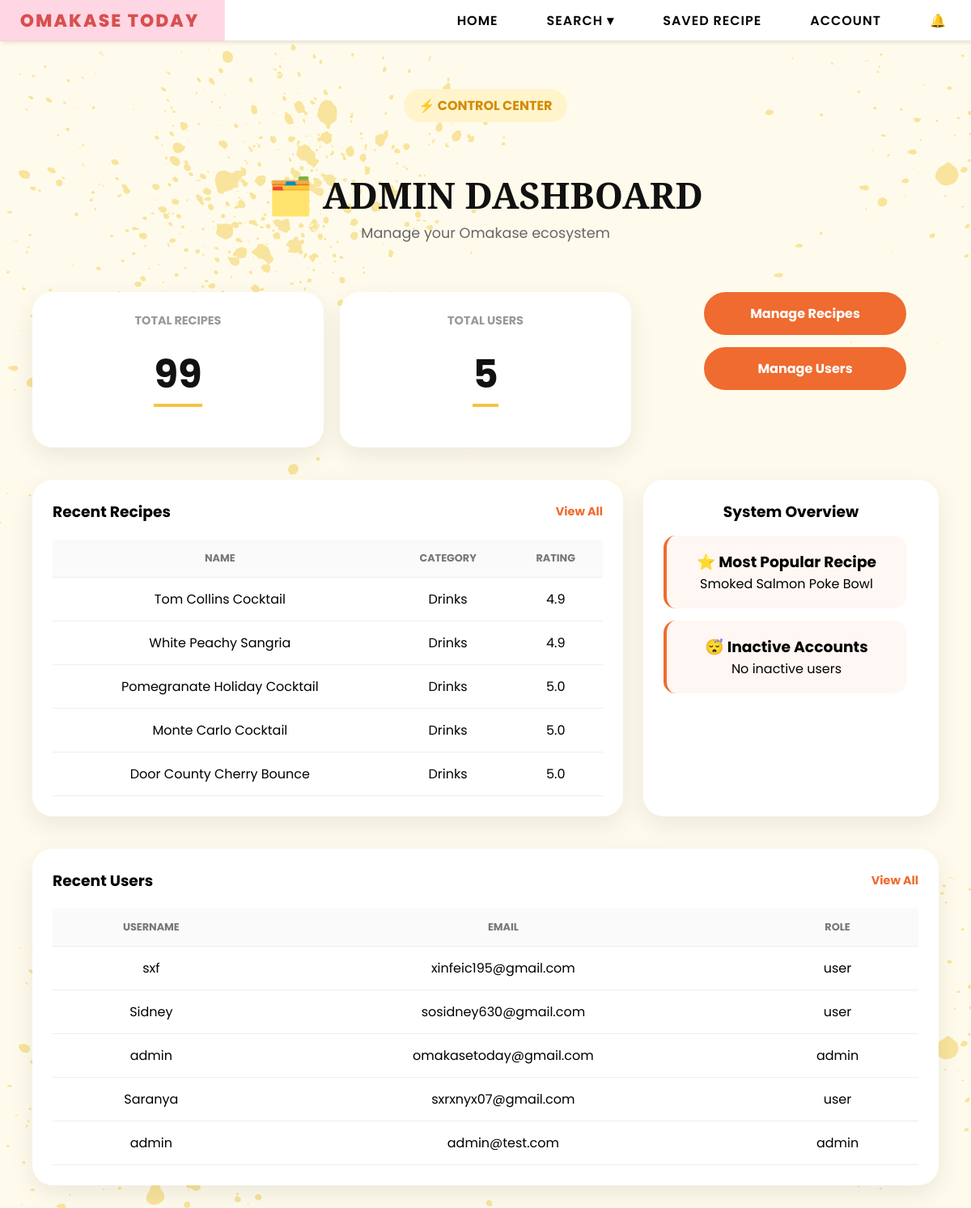
Page /admin (signed in) on the committed database.
### tables this page shows
CREATE TABLE users (
        email TEXT PRIMARY KEY,
        username TEXT,
        password TEXT,
        bio TEXT,
        profile_pic TEXT,
        role TEXT DEFAULT 'user'
    , reset_token TEXT, reset_used INTEGER DEFAULT 0, reset_viewed INTEGER DEFAULT 0, last_login TEXT);

### app.py (the view)
@app.route("/admin")
def admin():
    if session.get("role") != "admin":
        return "403 Forbidden"
    conn = sqlite3.connect(DB_PATH)
    c = conn.cursor()
    six_months_ago = (
        datetime.now() - timedelta(days=180)
    ).strftime("%Y-%m-%d %H:%M:%S")
    c.execute("""
        SELECT COUNT(*)
        FROM users
        WHERE last_login IS NULL
        OR last_login < ?
    """, (six_months_ago,))
    inactive_users = c.fetchone()[0]
    c.execute("""
        SELECT username,email
        FROM users
        WHERE last_login IS NULL
        OR last_login < ?
        LIMIT 3
    """,(
        six_months_ago,
    ))
    inactive_accounts = c.fetchall()
    c.execute("""
        SELECT email, username, role
        FROM users
        ORDER BY rowid DESC
        LIMIT 5
    """)
    recent_users = c.fetchall()
    c.execute("""
        SELECT COUNT(*)
        FROM users
    """)
    total_users = c.fetchone()[0]
    conn.close()
    recent_recipes = (
        Recipe.query
        .order_by(Recipe.id.desc())
        .limit(5)
        .all()
    )
    total_recipes = Recipe.query.count()
    avg_rating = db.session.query(
        func.avg(Recipe.rating)
    ).scalar()
    most_popular = (
        Recipe.query
        .order_by(Recipe.rating.desc())
        .first()
    )
    return render_template(
        "admin.html",
        recent_users=recent_users,
        recent_recipes=recent_recipes,
        total_recipes=total_recipes,
        total_users=total_users,
        avg_rating=round(avg_rating or 0, 1),
        most_popular=most_popular,
        inactive_users=inactive_users,
        inactive_accounts=inactive_accounts
    )

### templates/admin.html (shortened to what this page needs)
{% extends "base.html" %}
{% block content %}
<div class="admin-dashboard">
    <div class="admin-hero">
        <span class="admin-badge">
            ⚡ CONTROL CENTER
        </span>
        <h1 class="admin-main-title">
            🗂️ ADMIN DASHBOARD
        </h1>
        <p class="admin-subtitle">
            Manage your Omakase ecosystem
        </p>
    </div>
    </div>
    <div class="admin-stats">
        <div class="admin-stat-card">
            <h4>Total Recipes</h4>
            <h2>{{ total_recipes }}</h2>
        </div>
        <div class="admin-stat-card">
            <h4>Total Users</h4>
            <h2>{{ total_users }}</h2>
        </div>
        <div class="admin-btn-group">
            <a href="/admin/recipes" class="admin-orange-btn">
                Manage Recipes
            </a>
            <a href="/admin/users" class="admin-orange-btn">
                Manage Users
            </a>
        </div>
    </div>
    <div class="admin-main-grid">
        <div class="admin-panel">
            <div class="panel-header">
                <h3>Recent Recipes</h3>
                <a href="/admin/recipes" class="view-all-btn">
                    View All
                </a>
            </div>
            <table class="admin-table">
                <thead>
                    <tr>
                        <th>Name</th>
                        <th>Category</th>
                        <th>Rating</th>
                    </tr>
                </thead>
                <tbody>
                    {% for r in recent_recipes %}
                    <tr>
                        <td>{{ r.name }}</td>
                        <td>{{ r.meal_category }}</td>
                        <td>{{ r.rating }}</td>
                    </tr>
                    {% endfor %}
                </tbody>
            </table>
        </div>
        <div class="admin-alerts">
            <h3>System Overview</h3>
            <a href="/recipe/{{ most_popular.id }}"
            class="overview-card clickable-card">
                <h3>⭐ Most Popular Recipe</h3>
                <p>
                    {{ most_popular.name }}
                </p>
            </a>
            <a href="/admin/users"
                class="overview-card clickable-card">
                    <h3>
                        😴 Inactive Accounts
                    </h3>
                    {% if inactive_accounts %}
                        {% for user in inactive_accounts %}
                            <div class="inactive-user">
                                <strong>{{ user[0] }}</strong>
                                <small>{{ user[1] }}</small>
                            </div>
                        {% endfor %}
                    {% else %}
                        <p>No inactive users</p>
                    {% endif %}
                </a>
        </div>
    </div>
    <div class="admin-panel" style="margin:40px;">
        <div class="panel-header">
            <h3>Recent Users</h3>
            <a href="/admin/users" class="view-all-btn">
                View All
            </a>
        </div>
        <table class="admin-table">
            <thead>
                <tr>
                    <th>Username</th>
                    <th>Email</th>
                    <th>Role</th>
                </tr>
            </thead>
            <tbody>
                {% for user in recent_users %}
                <tr>
                    <td>{{ user[1] }}</td>
                    <td>{{ user[0] }}</td>
                    <td>{{ user[2] }}</td>
                </tr>
                {% endfor %}
            </tbody>
        </table>
    </div>
{% endblock %}

### rows in the picture
users: username "sxf", email "xinfeic195@gmail.com", role "user"
users: username "Sidney", email "sosidney630@gmail.com", role "user"
users: username "admin", email "omakasetoday@gmail.com", role "admin"
users: username "Saranya", email "sxrxnyx07@gmail.com", role "user"
users: username "admin", email "admin@test.com", role "admin"

### other values in the picture
{{ total_recipes }} "99"
{{ total_users }} "5"
{{ r.name }} "Tom Collins Cocktail" "White Peachy Sangria" "Pomegranate Holiday Cocktail" "Monte Carlo Cocktail" "Door County Cherry Bounce"
{{ r.meal_category }} "Drinks" "Drinks" "Drinks" "Drinks" "Drinks"
{{ r.rating }} "4.9" "4.9" "5.0" "5.0" "5.0"
{{ most_popular.name }} "Smoked Salmon Poke Bowl"
